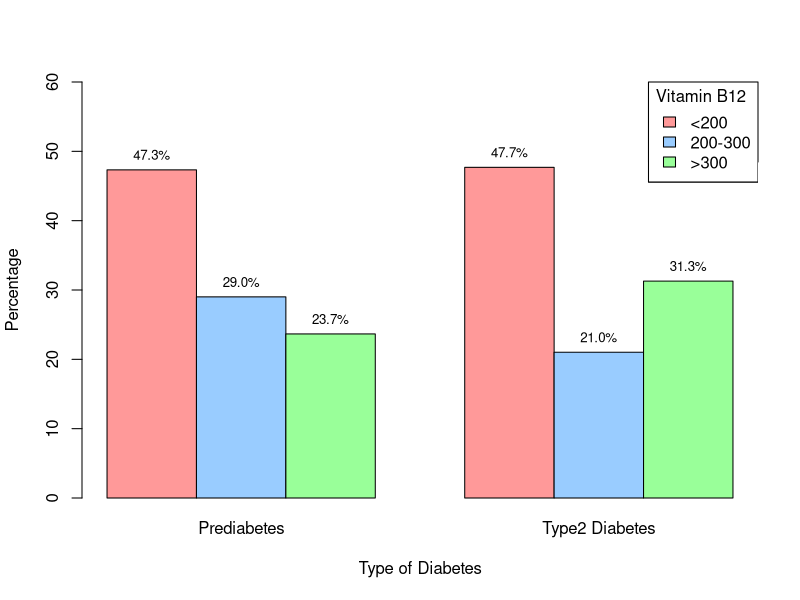

Generate this figure with R:


####################################################################################################
## Cluster bar diagram r code
####################################################################################################

# Data
data <- matrix(c(62, 93, 38, 41, 31, 61), ncol = 2, byrow = TRUE)
rownames(data) <- c("<200", "200-300", ">300")
colnames(data) <- c("Prediabetes", "Type2 Diabetes")
data <- as.table(data)

# Calculate column percentages
data_percentage <- prop.table(data, margin = 2) * 100

# Lighter colors
light_red <- "#FF9999"
light_blue <- "#99CCFF"
light_green <- "#99FF99"

# Barplot with cluster bars (rotated)
barplot(data_percentage, beside = TRUE, col = c(light_red, light_blue, light_green),
        main = "",
        xlab = "Type of Diabetes", ylab = "Percentage",
        legend.text = rownames(data_percentage), args.legend = list(x = "topright"),
        ylim = c(0, 60)
)

# Add legend
legend(title = "Vitamin B12 ", "topright", legend = rownames(data_percentage),
       fill = c(light_red, light_blue, light_green)
)







# Add legend
legend(title = "Vitamin B12 ", "topright", legend = rownames(data_percentage),
       fill = c(light_red, light_blue, light_green)
)

# Add column percentages on top of bars
text_pos <- barplot(data_percentage, beside = TRUE, col = c(light_red, light_blue, light_green),
                    plot = FALSE)  # Get the position of the bars

for (i in 1:ncol(data_percentage)) {
  text(text_pos[, i], data_percentage[, i], labels = sprintf("%.1f%%", data_percentage[, i]),
       pos = 3, offset = 0.5, cex = 0.8, col = "black")
}
